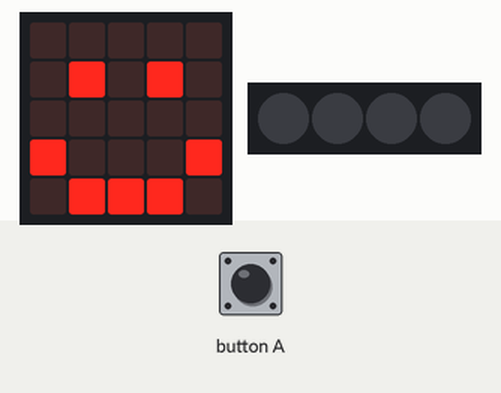
This program was run on a simulated BBC micro:bit (MakeCode). Parts: the board's 5×5 LED display, 4 RGB LEDs in strip order, left to right. Inputs (shaded band) come from the test bench. Dim RGB values are drawn brighter than linear.

Above: at 1.8 s.
1.9 s: button A pressed for 0.15 s
At 3.6 s:
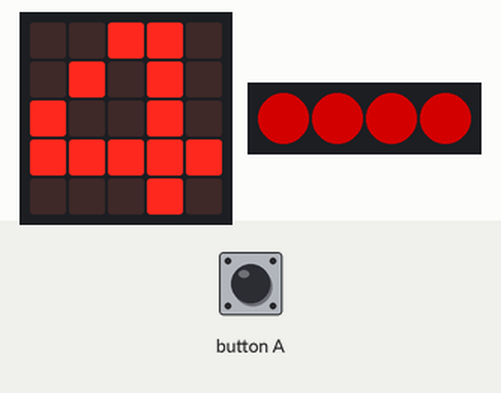
At 10.4 s:
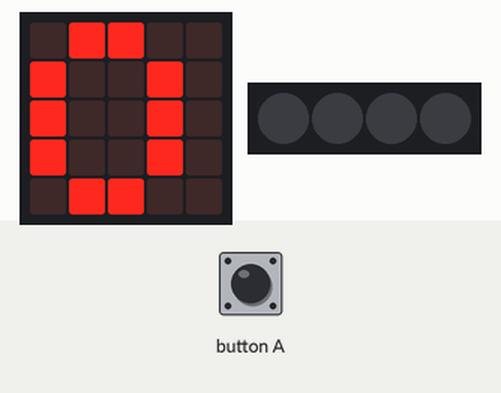
Timing chart, 0 to 11.0 s (numbered marks = the images above; inputs shaded):
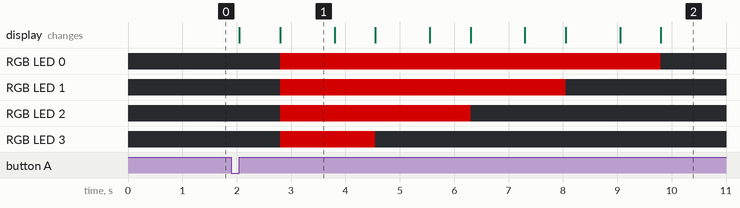

The program:

main.ts
```typescript
// (licence header left out)
// variables
let counter1 = 4
let neopixelStrip: neopixel.Strip = null

// setup
basic.clearScreen()
neopixelStrip = neopixel.create(DigitalPin.P16, 4, NeoPixelMode.RGB)
neopixelStrip.setPixelColor(0, neopixel.colors(NeoPixelColors.Black))
neopixelStrip.setPixelColor(1, neopixel.colors(NeoPixelColors.Black))
neopixelStrip.setPixelColor(2, neopixel.colors(NeoPixelColors.Black))
neopixelStrip.setPixelColor(3, neopixel.colors(NeoPixelColors.Black))
neopixelStrip.show()
basic.showIcon(IconNames.Happy)

// count down using neopixels
input.onButtonPressed(Button.A, function () {
    // when counter1 = 4
    while (counter1 == 4) {
        // show 4 neopixels
        basic.showString('4')
        neopixelStrip.setPixelColor(0, neopixel.colors(NeoPixelColors.Red))
        neopixelStrip.setPixelColor(1, neopixel.colors(NeoPixelColors.Red))
        neopixelStrip.setPixelColor(2, neopixel.colors(NeoPixelColors.Red))
        neopixelStrip.setPixelColor(3, neopixel.colors(NeoPixelColors.Red))
        neopixelStrip.show()
        basic.pause(1000)
        counter1 = counter1 - 1
        basic.clearScreen()
    }

    // when counter1 = 3
    while (counter1 == 3) {
        // show 3 neopixels
        basic.showString('3')
        neopixelStrip.setPixelColor(0, neopixel.colors(NeoPixelColors.Red))
        neopixelStrip.setPixelColor(1, neopixel.colors(NeoPixelColors.Red))
        neopixelStrip.setPixelColor(2, neopixel.colors(NeoPixelColors.Red))
        neopixelStrip.setPixelColor(3, neopixel.colors(NeoPixelColors.Black))
        neopixelStrip.show()
        basic.pause(1000)
        counter1 = counter1 - 1
        basic.clearScreen()
    }

    // when counter1 = 2
    while (counter1 == 2) {
        // show 2 neopixels
        basic.showString('2')
        neopixelStrip.setPixelColor(0, neopixel.colors(NeoPixelColors.Red))
        neopixelStrip.setPixelColor(1, neopixel.colors(NeoPixelColors.Red))
        neopixelStrip.setPixelColor(2, neopixel.colors(NeoPixelColors.Black))
        neopixelStrip.setPixelColor(3, neopixel.colors(NeoPixelColors.Black))
        neopixelStrip.show()
        basic.pause(1000)
        counter1 = counter1 - 1
        basic.clearScreen()
    }

    // when counter1 = 1
    while (counter1 == 1) {
        // show one neopixel
        basic.showString('1')
        neopixelStrip.setPixelColor(0, neopixel.colors(NeoPixelColors.Red))
        neopixelStrip.setPixelColor(1, neopixel.colors(NeoPixelColors.Black))
        neopixelStrip.setPixelColor(2, neopixel.colors(NeoPixelColors.Black))
        neopixelStrip.setPixelColor(3, neopixel.colors(NeoPixelColors.Black))
        neopixelStrip.show()
        basic.pause(1000)
        counter1 = counter1 - 1
        basic.clearScreen()
    }

    // when counter1 = 0
    while (counter1 == 0) {
        // show no neopixels
        basic.showString('0')
        neopixelStrip.setPixelColor(0, neopixel.colors(NeoPixelColors.Black))
        neopixelStrip.setPixelColor(1, neopixel.colors(NeoPixelColors.Black))
        neopixelStrip.setPixelColor(2, neopixel.colors(NeoPixelColors.Black))
        neopixelStrip.setPixelColor(3, neopixel.colors(NeoPixelColors.Black))
        neopixelStrip.show()
        basic.pause(1000)
        basic.clearScreen()
    }
})
```

Measured:
- after the input at 1.9 s, RGB LED 0: off → RGB(127, 0, 0) after 0.90 s, → off 7.0 s later; RGB LED 1: off → RGB(127, 0, 0) after 0.90 s, → off 5.3 s later; RGB LED 2: off → RGB(127, 0, 0) after 0.90 s, → off 3.5 s later; RGB LED 3: off → RGB(127, 0, 0) after 0.90 s, → off 1.8 s later; the display: first changes after 0.15 s (image 1 shows a later state)
- what the display in image 1 shows lasts 1.0 s, from 2.8 s to 3.8 s
